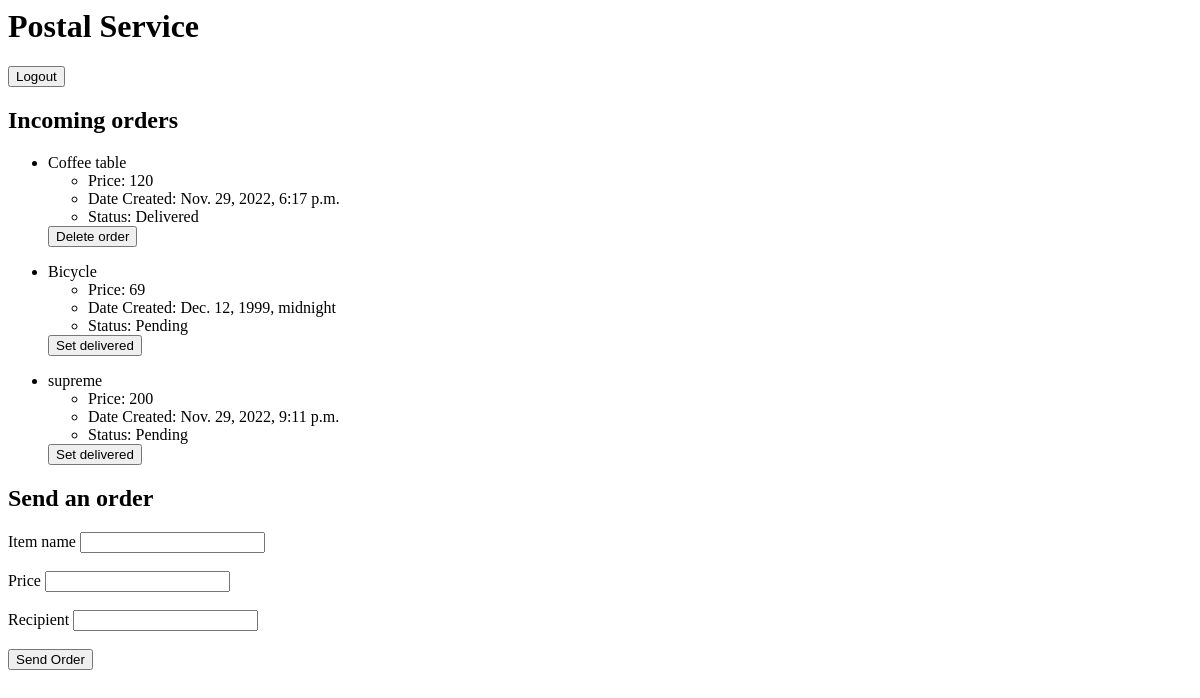
The page / (signed in) on the database as committed earlier.
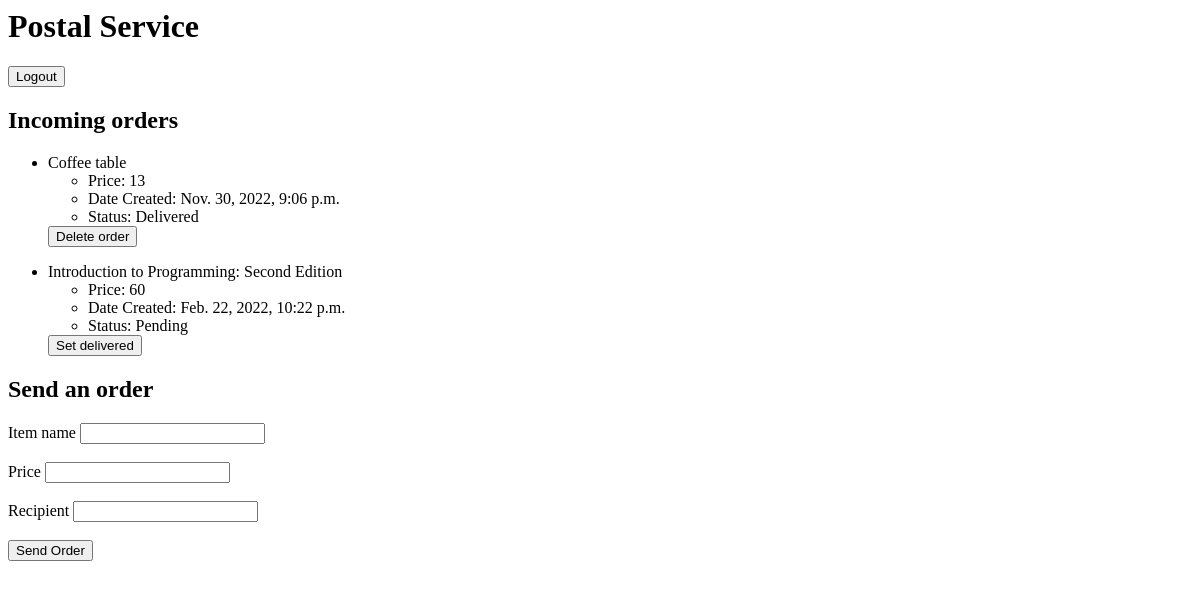
The same page on the database as committed later.
### application/models.py (models this page shows)
class Order(models.Model):
    STATUS_CHOICES = (
        ('Pending', 'Pending'),
        ('Delivered', 'Delivered'),
    )
    name = models.CharField(max_length = 50)
    price = models.IntegerField()
    date_created = models.DateTimeField()
    status = models.CharField(max_length = 50, choices=STATUS_CHOICES)
    customer = models.ForeignKey(User, on_delete = models.CASCADE)

### application/views.py (the view)
# urls.py: path("", indexView, name='index'),
@login_required
def indexView(request):
    orders = Order.objects.filter(customer = request.user)
    return render(request, 'application/index.html', {'orders': orders})

### application/templates/application/index.html (shortened to what this page needs)
<html xmlns="http://www.w3.org/1999/xhtml">
    <head>
    </head>
    <body>
        <h1>Postal Service</h1>
        <form action = 'logout/' method = 'POST'>
            <input type = 'submit' value = 'Logout'>
        </form>
        <h2>Incoming orders</h2>
        <ul>
            {% for order in orders %}
            <li>{{order.name}}</li>
                <ul>
                    <li>Price: {{order.price}}</li>
                    <li>Date Created: {{order.date_created}}</li>
                    <li>Status: {{order.status}}</li>
                </ul>
                {% if order.status == "Pending" %}
                    <form action = 'setdelivered/' method = 'POST'>
                        <button name = "name" value = {{order.name}} type = "submit">Set delivered</button>
                    </form>
                {% else %}
                    <form action = 'deleteorder/{{order.id}}' method = 'POST'>
                        <input type = "submit" value = "Delete order"/>
                    </form>
                {% endif %}
            {% endfor %}
        </ul>
        <h2>Send an order</h2>
        <form action = 'sendorder/' method = 'POST'>
            <label for = "order_name">Item name</label>
            <input type = 'text' name = 'order_name' id = "order_name"/><br><br>
            <label for = "price">Price</label>
            <input type = 'text' name = 'price' id = "price"/><br><br>
            <label for = "customer">Recipient</label>
            <input type = 'text' name = 'customer' id = "customer"/><br><br>
            <input type = "submit" value = 'Send Order'/>
        </form>
    </body>
</html>

Rows that differ between the two databases and show on the page:
removed Order: name "Bicycle", price "69", date_created "Dec. 12, 1999, midnight", status "Pending"
removed Order: name "supreme", price "200", date_created "Nov. 29, 2022, 9:11 p.m.", status "Pending"
changed Order "Coffee table": price "120" → "13"; date_created "Nov. 29, 2022, 6:17 p.m." → "Nov. 30, 2022, 9:06 p.m."
added Order: name "Introduction to Programming: Second Edition", price "60", date_created "Feb. 22, 2022, 10:22 p.m.", status "Pending"
